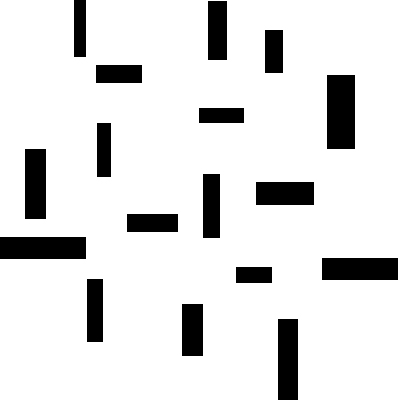
//> input picture test_astar.jpg, 400 x 400 px
$ ./rrt test_astar.jpg   (built with g++ and OpenCV 4)
//> lines starting //> are read from the running program, lines starting //| are printed output that depends on the picture; after the words box and inside, x2 and y2 are one past the last pixel; in counts of white or black regions, pixels touching at a corner belong together
#include <iostream>
#include "opencv2/highgui/highgui.hpp"
#include "opencv2/core/core.hpp"
#include "opencv2/imgproc/imgproc.hpp"
#include <cmath>
#include <vector>
#include <stack>
#include <fstream>

using namespace std;
using namespace cv;

struct node{
	int x;int y;
};

struct node_info
{
	node parent;
	vector <node>children;
	int cost;
};

node_info** path;
node start_point;
node end_point;
vector <node> v;
stack <node> final_path;
int step_size =20;
int bot_size=20;

Mat img,img1;
Mat black(1,1,CV_8UC3,Scalar(0,0,0));
Mat white(1,1,CV_8UC3,Scalar(255,255,255));
Mat blue(1,1,CV_8UC3,Scalar(255,0,0));
Mat gray(1,1,CV_8UC3,Scalar(100,100,100));
Mat red(1,1,CV_8UC3,Scalar(0,0,255));
Mat green(1,1,CV_8UC3,Scalar(0,255,0));

node randomPoint();
float node_dist(node,node);
bool isValid(int,int);
int Nearest(node);
bool lineIterator1(node,node);
bool lineIterator2(node,node);
void RRT();
void reached();
void Rewire(node);
void remove(node,node);
void UpdateImg();

// [19 lines left out: function begin, not called in this run]


int main(int argc,char ** argv)
{
	namedWindow("win",0);
	img=imread(argv[1],1);
//> img is the input picture: 400 rows x 400 cols, CV_8UC3; min 0, max 255, mean 223.8
	img1=imread(argv[1],1);
	imshow("win",img1);

	path=(node_info**)malloc(sizeof(node_info*)*img.rows);
	for(int i=0;i<img.rows;i++)
	{
		path[i]=(node_info*)malloc(sizeof(node_info)*img.cols);
		for(int j=0;j<img.cols;j++)
		{
			path[i][j].parent.x=-1;
			path[i][j].parent.y=-1;
			path[i][j].cost=100000;

		}
	}
	UpdateImg();//uncomment to apply bot dimension constraints
	setMouseCallback("win",begin,NULL);
	waitKey(0);
}

void UpdateImg()
{
	int k;

	for(int i=0;i<img.cols;i++)
	{
		for(int j=0;j<img.rows;j++)
		{
			if(img.at<Vec3b>(j,i)[0]>150 && img.at<Vec3b>(j,i)[1]>150 && img.at<Vec3b>(j,i)[2]>150 )
					img.at<Vec3b>(j,i)=white.at<Vec3b>(0,0);
			else
					img.at<Vec3b>(j,i)=black.at<Vec3b>(0,0);
		}
	}
//> img: 400 rows x 400 cols, CV_8UC3; 87.8% white; 17 black regions, largest, box (x1, y1, x2, y2) and area: (327, 75, 355, 149) 2072, (0, 237, 86, 259) 1892, (322, 258, 398, 280) 1672

	for(int i=0;i<img.cols;i++)
	{
		for(int j=1;j<img.rows-1;j++)
		{
			if(img.at<Vec3b>(j,i)==white.at<Vec3b>(0,0) && img.at<Vec3b>(j-1,i)==black.at<Vec3b>(0,0) )
			{
				for(k=1;k<=(int)(round(bot_size/2.0));k++)
					if(isValid(i,j-k))
						img.at<Vec3b>(j-k,i)=gray.at<Vec3b>(0,0);
			}

			if(img.at<Vec3b>(j,i)==white.at<Vec3b>(0,0) && img.at<Vec3b>(j+1,i)==black.at<Vec3b>(0,0) )
			{
				for(k=1;k<=(int)(round(bot_size/2.0));k++)
					if(isValid(i,j+k))
						img.at<Vec3b>(j+k,i)=gray.at<Vec3b>(0,0);
			}

		}
	}
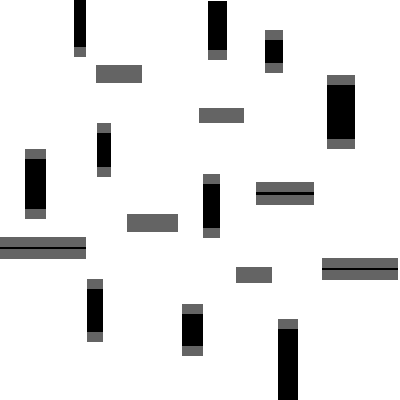
//> img: 400 rows x 400 cols, CV_8UC3; min 0, max 255, mean 230.4

	for(int i=0;i<img.cols;i++)
	{
		for(int j=0;j<img.rows;j++)
		{
			if(img.at<Vec3b>(j,i)==gray.at<Vec3b>(0,0))
					img.at<Vec3b>(j,i)=white.at<Vec3b>(0,0);
		}
	}
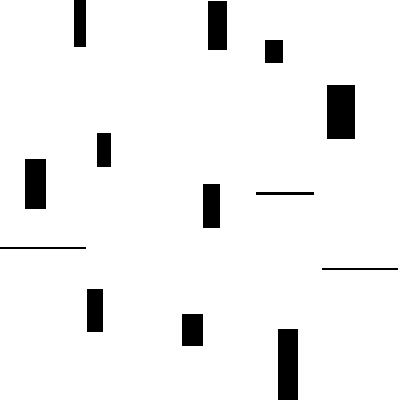
//> img: 400 rows x 400 cols, CV_8UC3; 94.4% white; 13 black regions, largest, box (x1, y1, x2, y2) and area: (327, 85, 355, 139) 1512, (278, 329, 298, 400) 1420, (25, 159, 46, 209) 1050

	for(int i=1;i<img.cols-1;i++)
	{
		for(int j=0;j<img.rows;j++)
		{
			if(img.at<Vec3b>(j,i)==white.at<Vec3b>(0,0) && img.at<Vec3b>(j,i-1)==black.at<Vec3b>(0,0) )
			{
				for(k=1;k<=(int)(round(bot_size/2.0));k++)
					if(isValid(i-k,j))
						img.at<Vec3b>(j,i-k)=gray.at<Vec3b>(0,0);
			}
			if(img.at<Vec3b>(j,i)==white.at<Vec3b>(0,0) && img.at<Vec3b>(j,i+1)==black.at<Vec3b>(0,0) )
			{
				for(k=1;k<=(int)(round(bot_size/2.0));k++)
					if(isValid(i+k,j))
						img.at<Vec3b>(j,i+k)=gray.at<Vec3b>(0,0);
			}

		}
	}
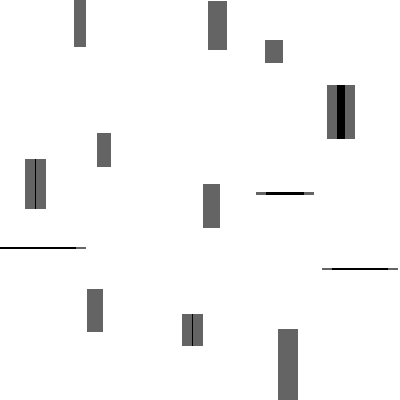
//> img: 400 rows x 400 cols, CV_8UC3; 5.05% of pixels changed, all inside (x1, y1, x2, y2) = (25, 0, 398, 400)
	for(int i=0;i<img.cols;i++)
	{
		for(int j=0;j<img.rows;j++)
		{
			if(img.at<Vec3b>(j,i)==gray.at<Vec3b>(0,0))
					img.at<Vec3b>(j,i)=white.at<Vec3b>(0,0);
		}
	}
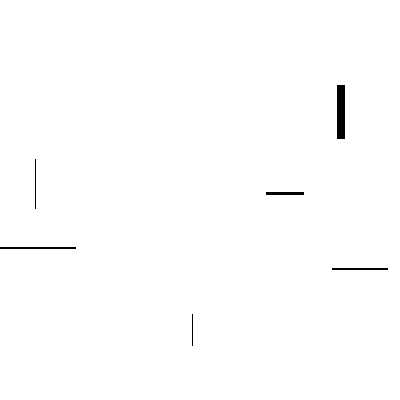
//> img: 400 rows x 400 cols, CV_8UC3; 99.4% white; 6 black regions, box (x1, y1, x2, y2) and area: (337, 85, 345, 139) 432, (0, 247, 76, 249) 152, (266, 192, 304, 195) 114, (332, 268, 388, 270) 112, (35, 159, 36, 209) 50, (192, 314, 193, 346) 32
}

// [18 lines left out: functions randomPoint, node_dist, not called in this run]

bool isValid(int x,int y)
{
	return x>=0 && y>=0 && x<img.cols && y<img.rows ;
}

// [285 lines left out: functions Nearest, generate_step_node, lineIterator1, lineIterator2, RRT, reached and 2 more, not called in this run]
